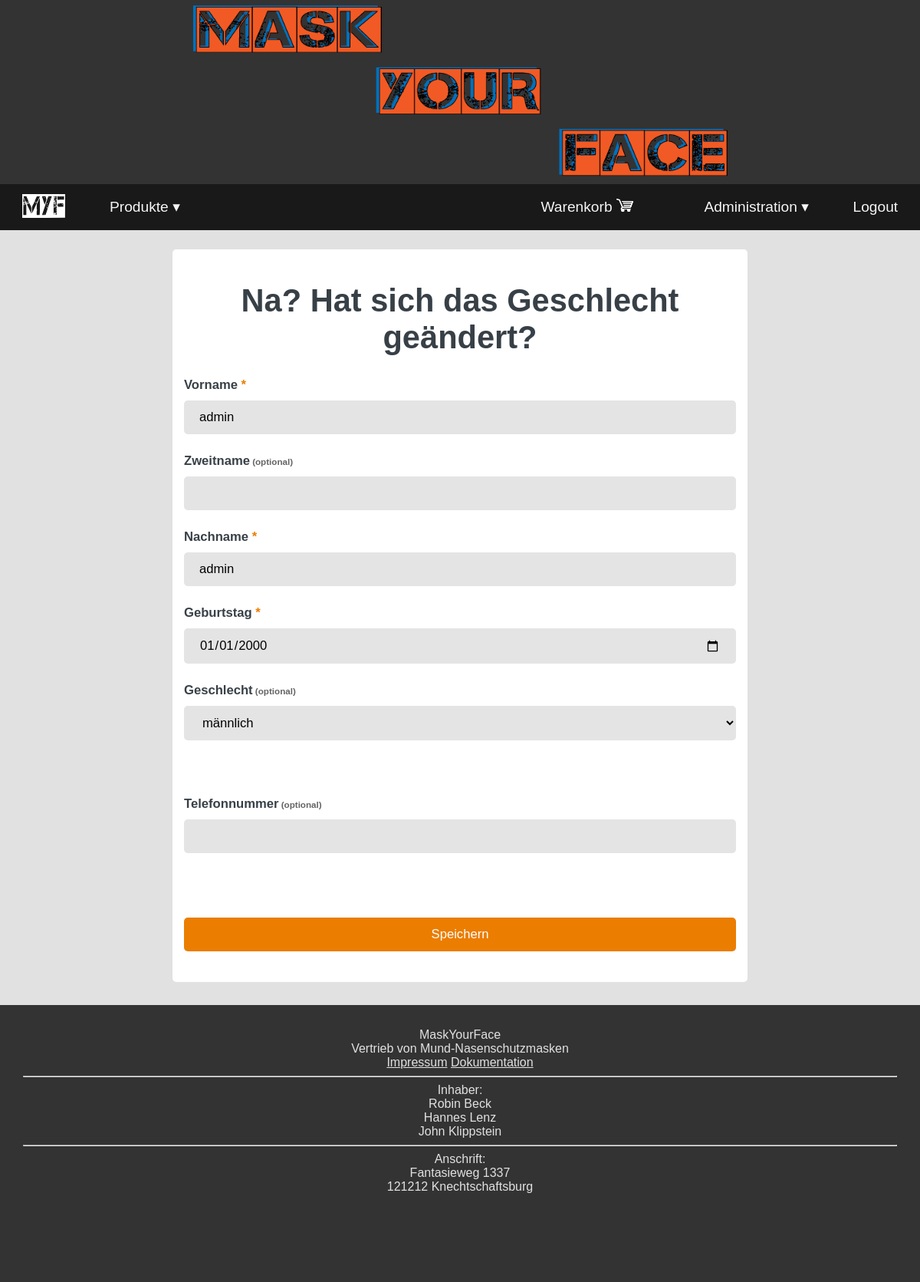
The page /index.php?c=accounts&a=changepersonaldata (signed in) on the database its author committed.
### tables this page shows
CREATE TABLE `users` (
  `id` int(11) NOT NULL,
  `createdAt` timestamp NOT NULL DEFAULT current_timestamp(),
  `updatedAt` timestamp NULL DEFAULT NULL ON UPDATE current_timestamp(),
  `firstName` varchar(50) NOT NULL,
  `lastName` varchar(50) NOT NULL,
  `secondName` varchar(50) DEFAULT NULL,
  `gender` enum('u','m','f') DEFAULT NULL,
  `phone` varchar(26) DEFAULT NULL,
  `addressesID` int(11) NOT NULL,
  `birthDate` date NOT NULL,
  `role` enum('admin','user') NOT NULL DEFAULT 'user'
);

### config/database.php (called while the page is built, shortened)
<?php
$user       = 'root';

### core/_baseModelClass.php (called while the page is built, shortened)
<?php
abstract class BaseModel
{
    protected $data = [];
    public function __get($key)
    {
        if(array_key_exists($key, $this->data))
        {
            return $this->data[$key];
        }
        throw new \Exception('You can not access to property "'.$key.'" for the class "'.get_called_class());
    }
    public function __set($key, $value)
    {
        if (array_key_exists($key, $this->schema)) {
            $this->data[$key] = $value;
            return;
        }
        throw new \Exception('You can not write top property "'.$key.'" for the class "'.get_called_class());
    }
    public static function tablename()
    {
        $class = get_called_class();
        if(defined($class.'::TABLENAME'))
        {
            return $class::TABLENAME;
        }
        return null;
    }
    public static function findOne($where='', $orderBy='')
    {
        $db  = $GLOBALS['database'];
        $result = null;
        try
        {
                $db->query('SET NAMES utf8')->execute();
                $sql = 'SELECT * FROM ' . self::tablename();
                if(!empty($where))
                {
                    $sql.=' WHERE ' . $where;
                }
                $sql .= ';';
                $resultSet = $db->query($sql)->fetch();
                if(is_array($resultSet))
                {
                    $result = new $currentClass($resultSet);
                }
        }
        catch(\PDOException $e)
        {
            die('Select statement failed: '.$e->getMessage());
        }
        return $result;
    }
}

### controllers/accountsController.php (called while the page is built, shortened)
<?php
class accountsController extends Controller
{
    public function actionChangePersonalData()
    {
        $userID = $_SESSION['userID'];
        $userData = User::findOne('id='.$userID);
    }
}

### models/userClass.php (called while the page is built, shortened)
<?php
class User extends BaseModel
{
    private  $address = null;
    public function __get($key)
    {
        if($key == 'address')
        {
            if($this->address == null)
            {
                $this->address = Address::findOne('id=' .$this->addressesID);
            }
            return $this->address;
        }
        else
        {
            return parent::__get($key);
        }
    }
}

### views/accounts/changepersonaldata.php (the view, shortened to what this page needs)
<div class="formWrapper">
    <form method="post" class="productForm" action="?c=accounts&a=changepersonaldata">
        <h1>Na? Hat sich das Geschlecht geändert?</h1>
        <div class="input">
            <label class="required" for="firstName">Vorname</label>
            <input type="text" id="firstName" name="firstName" value="<?=htmlspecialchars($user->firstName)?>" >
        </div>
        <br>
        <div class="input">
            <label class="optional" for="secondName">Zweitname</label>
            <input type="text" id="secondName" name="secondName" value="<?=htmlspecialchars($user->secondName)?>">
        </div>
        <br>
        <div class="input">
            <label class="required" for="lastName">Nachname</label>
            <input type="text" id="lastName" name="lastName" value="<?=htmlspecialchars($user->lastName)?>">
        </div>
        <br>
        <div class="input">
            <label class="required" for="birthDate">Geburtstag</label>
            <input id="birthDate" name="birthDate" type="date" value="<?=$user->birthDate?>">
        </div>
        <br>
        <label class="optional" for="gender">Geschlecht</label>
        <select name="gender">
            <option value="m"
                <?= ($user->gender === "m") ? 'selected' : '' ?>
            >männlich</option>
        </select>
        <br>
        <br>
        <label class="optional" for="phone">Telefonnummer</label>
        <input type="text" id="phone" name="phone" value="<?=htmlspecialchars($user->phone)?>">
        <br>
        <input id="submit" type="submit" name="submit" value="Speichern">
    </form>
</div>

### assets/styles/style.css (style rules this page uses)
:root { --orange: #eb7d00; --darkgrey: #333; }
html { margin: 0; padding: 0; }
body { font-family: 'Nunito', sans-serif; margin: 0; background: #e1e1e1; color: #384047; }
.formWrapper { text-align: center; }
.formWrapper form { margin: 25px auto; display: block; text-align: left; padding: 15px; background-color: #ffffff; border-radius: 5px; font-size: 1.3em; }
.formWrapper .productForm { width: 85%; }
form h1 { text-align: center; }
form input[type=text], form input[type=number], form input[type=file], form input[type=submit], form input[type=email], form input[type=password], form input[type=search], form input[type=date], form select, form textarea { width: 100%; padding: 12px 20px; margin-top: 10px; margin-bottom: 25px; box-sizing: border-box; border-radius: 5px; border: 0px; background-color: #e4e4e4; font-family: inherit; }
form input, form label, form textarea, form select { display: block; font-size: .8em; }
form input[type=submit] { color: #FFF; background-color: var(--orange); border-radius: 5px; border: none; margin-top: 35px; cursor: pointer; }
form label { font-weight: bold; }
.required::after { content: " *"; color: var(--orange); }
.optional::after { content: " (optional)"; font-size: .7em; color: #646464; }
.input { position: relative; display: inline-block; width: 100%; }

### assets/styles/desktop.css (style rules this page uses)
@media screen and (min-width: 900px) { body { font-family: 'Nunito', sans-serif; margin: 0px; background: #e1e1e1; color: #384047; } }
@media screen and (min-width: 900px) { h1, h2, p { text-align: center; } }
@media screen and (min-width: 900px) { .formWrapper { text-align: center } }
@media screen and (min-width: 900px) { .productForm { width: 60% !important; } }

### rows shown on the page
users: firstName "admin", lastName "admin", birthDate "01/01/2000", gender "männlich"
